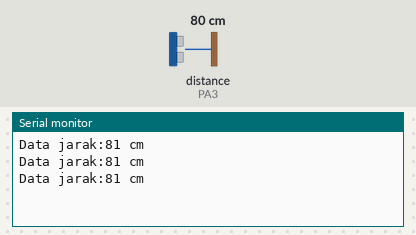
Recording of a sketch running on a simulated STM32 Blue Pill. Parts: the last lines printed to the serial monitor. Inputs (shaded band) come from the test bench; at power-on: distance to the obstacle (sensor on PA3) 80 cm. The echo pulse lasts 58.3 µs per cm.

Above: at 1.3 s.
1.4 s: distance to the obstacle (sensor on PA3) set to 2 cm
At 1.9 s:
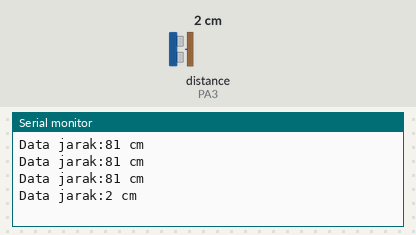
2.9 s: distance to the obstacle (sensor on PA3) set to 4 cm
At 3.4 s:
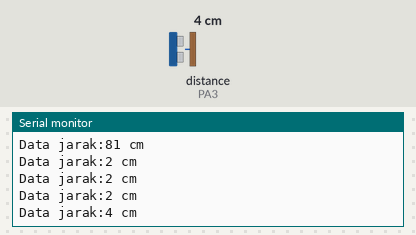
Timing chart, 0 to 5.9 s (numbered marks = the images above; inputs shaded):
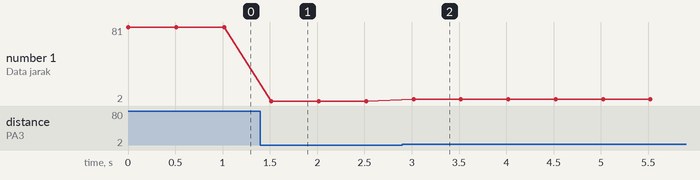

The sketch:

STM32_Ultrasonik.ino
```cpp
//Library NewPing
#include <NewPing.h>

//Inisialisasi pembuatan variable
int triger=PA2;
int echo=PA3;
int batas=200; //Maksimal 400 cm

NewPing cm(triger,echo,batas);

void setup() {
 Serial.begin(9600);
}

void loop() {
 //Program dijalankan berulang-ulang
 int bacaJarak=cm.ping_cm();

 //Print ke Serial
 Serial.print("Data jarak:");
 Serial.print(bacaJarak);
 Serial.print(" cm");
 Serial.println();
 delay(500);
}
```

Measured:
- after the input at 1.4 s, the serial monitor: prints a new line after 0.12 s (image 1)
- after the input at 2.9 s, the serial monitor: prints a new line after 0.12 s (image 2)
- plotted number 1: 81 → 2 after the input at 1.4 s, 2 → 4 after the input at 2.9 s
